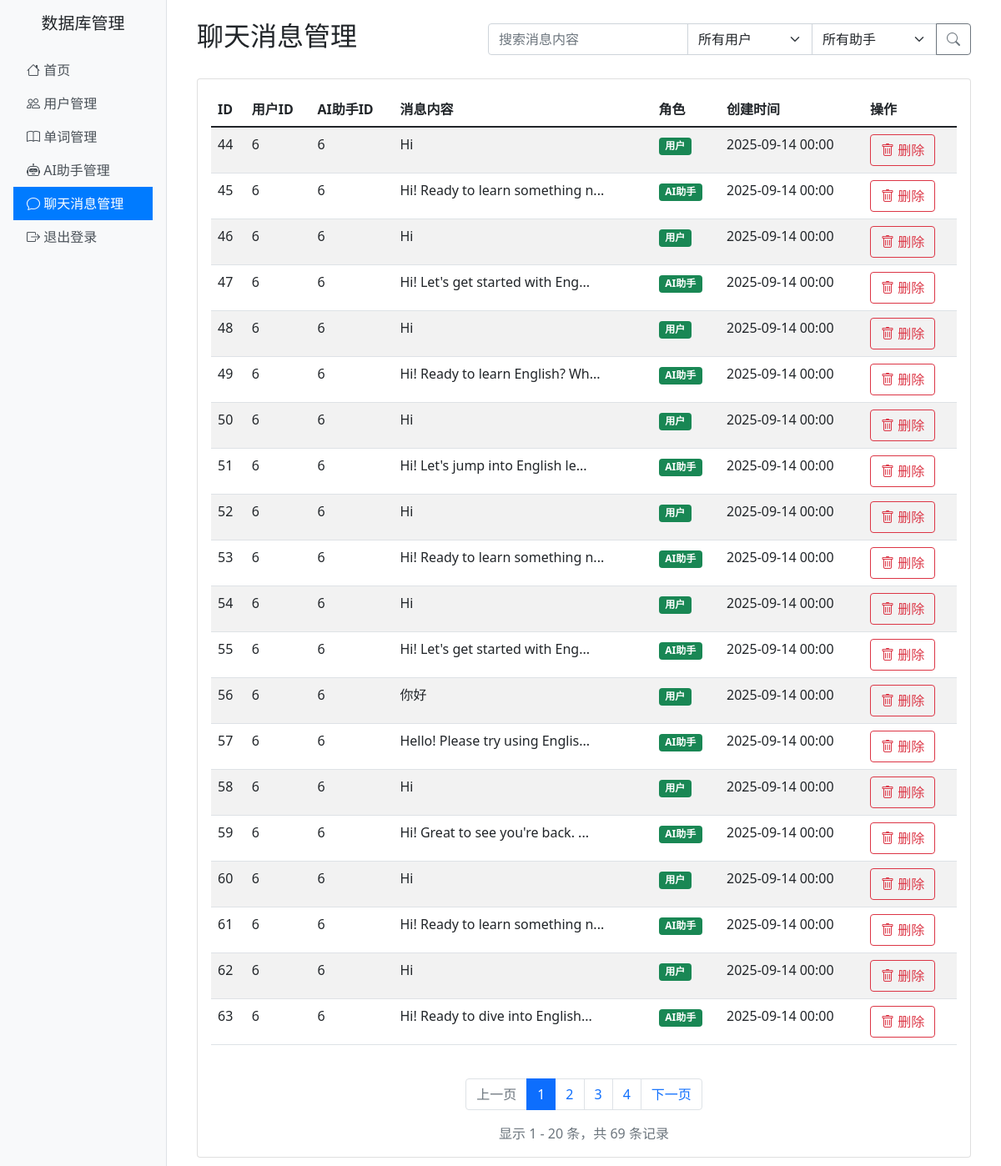
The app's page /admin/chat_messages (signed in) with its own data.
### sql_alchemy.py (models this page shows)
class ChatMessage(db.Model):
    __tablename__ = 'chat_messages'
    message_id = db.Column(db.Integer, primary_key=True)
    user_id = db.Column(db.Integer, db.ForeignKey('user.user_id'), nullable=False)
    agent_id = db.Column(db.Integer, db.ForeignKey('ai_agent.agent_id'), nullable=False)
    sender_type = db.Column(db.String(10), nullable=False)  # 'user' or 'agent'
    content = db.Column(db.Text, nullable=False)
    tokens = db.Column(db.Integer, default=0)
    created_at = db.Column(db.DateTime, default=datetime.now())

### views/admin/__init__.py (the view)
@admin_bp.route('/chat_messages')
@login_required
def list_chat_messages():
    page = request.args.get('page', 1, type=int)
    per_page = request.args.get('per_page', 20, type=int)
    search = request.args.get('search', '')
    user_id = request.args.get('user_id', type=int)
    agent_id = request.args.get('agent_id', type=int)
    query = ChatMessage.query
    if search:
        query = query.filter(ChatMessage.content.ilike(f'%{search}%'))
    if user_id:
        query = query.filter(ChatMessage.user_id == user_id)
    if agent_id:
        query = query.filter(ChatMessage.agent_id == agent_id)
    chat_messages = query.order_by(ChatMessage.created_at.desc()).paginate(
        page=page, per_page=per_page, error_out=False
    )
    users = User.query.with_entities(User.user_id, User.username).all()
    agents = AIAgent.query.with_entities(AIAgent.agent_id, AIAgent.name).all()
    return render_template('admin/chat_messages/list.html',
                         chat_messages=chat_messages,
                         search=search,
                         user_id=user_id,
                         agent_id=agent_id,
                         users=users,
                         agents=agents)

### views/admin/__init__.py (called while the page is built)
def login_required(f):
    from functools import wraps
    @wraps(f)
    def decorated_function(*args, **kwargs):
        if 'admin_logged_in' not in session:
            return redirect(url_for('admin.login'))
        return f(*args, **kwargs)
    return decorated_function

### views/admin/templates/admin/chat_messages/list.html (shortened to what this page needs)
{% extends "admin/base.html" %}
{% block content %}
<div class="d-flex justify-content-between align-items-center mb-4">
    <h2>聊天消息管理</h2>
    <form method="GET" class="d-inline">
        <div class="input-group">
            <input type="text" class="form-control" placeholder="搜索消息内容" name="search" value="{{ search }}">
            <select class="form-select" name="user_id" style="max-width: 150px;">
                <option value="">所有用户</option>
            </select>
            <select class="form-select" name="agent_id" style="max-width: 150px;">
                <option value="">所有助手</option>
            </select>
            <button class="btn btn-outline-secondary" type="submit">
                <i class="bi bi-search"></i>
            </button>
        </div>
    </form>
</div>
<div class="card">
    <div class="card-body">
        <div class="table-responsive">
            <table class="table table-striped">
                <thead>
                    <tr>
                        <th>ID</th>
                        <th>用户ID</th>
                        <th>AI助手ID</th>
                        <th>消息内容</th>
                        <th>角色</th>
                        <th>创建时间</th>
                        <th>操作</th>
                    </tr>
                </thead>
                <tbody>
                    {% for message in chat_messages %}
                    <tr>
                        <td>{{ message.message_id }}</td>
                        <td>{{ message.user_id }}</td>
                        <td>{{ message.agent_id }}</td>
                        <td>{{ message.content[:30] }}{% if message.content|length > 30 %}...{% endif %}</td>
                        <td>
                            <span class="badge bg-{{ 'info' if message.role == 'user' else 'success' }}">
                                {{ '用户' if message.sender_type == 'user' else 'AI助手' }}
                            </span>
                        </td>
                        <td>{{ message.created_at.strftime('%Y-%m-%d %H:%M') }}</td>
                        <td>
                            <div class="btn-group btn-group-sm">
                                <form method="POST" action="{{ url_for('admin.delete_chat_message', message_id=message.message_id) }}" onsubmit="return confirm('确定要删除这条聊天消息吗？');">
                                    <button type="submit" class="btn btn-outline-danger">
                                        <i class="bi bi-trash"></i> 删除
                                    </button>
                                </form>
                            </div>
                        </td>
                    </tr>
                    {% endfor %}
                </tbody>
            </table>
        </div>
        {% if chat_messages.pages > 1 %}
        <nav aria-label="Page navigation" class="mt-4">
            <ul class="pagination justify-content-center">
                {% if chat_messages.has_prev %}
                <li class="page-item">
                    <a class="page-link" href="{{ url_for('admin.list_chat_messages', page=chat_messages.prev_num, per_page=chat_messages.per_page) }}">上一页</a>
                </li>
                {% else %}
                <li class="page-item disabled">
                    <span class="page-link">上一页</span>
                </li>
                {% endif %}
                {% for page_num in chat_messages.iter_pages(left_edge=2, right_edge=2, left_current=2, right_current=2) %}
                    {% if page_num %}
                        {% if page_num == chat_messages.page %}
                        <li class="page-item active">
                            <span class="page-link">{{ page_num }}</span>
                        </li>
                        {% else %}
                        <li class="page-item">
                            <a class="page-link" href="{{ url_for('admin.list_chat_messages', page=page_num, per_page=chat_messages.per_page) }}">{{ page_num }}</a>
                        </li>
                        {% endif %}
                    {% else %}
                        <li class="page-item disabled">
                            <span class="page-link">...</span>
                        </li>
                    {% endif %}
                {% endfor %}
                {% if chat_messages.has_next %}
                <li class="page-item">
                    <a class="page-link" href="{{ url_for('admin.list_chat_messages', page=chat_messages.next_num, per_page=chat_messages.per_page) }}">下一页</a>
                </li>
                {% else %}
                <li class="page-item disabled">
                    <span class="page-link">下一页</span>
                </li>
                {% endif %}
            </ul>
        </nav>
        {% endif %}
        <div class="mt-3 text-center text-muted">
            显示 {{ chat_messages.first }} - {{ chat_messages.last }} 条，共 {{ chat_messages.total }} 条记录
        </div>
    </div>
</div>
{% endblock %}

### records on screen
ChatMessage: message_id "44", user_id "6", agent_id "6", content "Hi", sender_type "用户", created_at "2025-09-14 00:00"
ChatMessage: message_id "45", user_id "6", agent_id "6", content "Hi! Ready to learn something n", sender_type "AI助手", created_at "2025-09-14 00:00"
ChatMessage: message_id "46", user_id "6", agent_id "6", content "Hi", sender_type "用户", created_at "2025-09-14 00:00"
ChatMessage: message_id "47", user_id "6", agent_id "6", content "Hi! Let's get started with Eng", sender_type "AI助手", created_at "2025-09-14 00:00"
ChatMessage: message_id "48", user_id "6", agent_id "6", content "Hi", sender_type "用户", created_at "2025-09-14 00:00"
ChatMessage: message_id "49", user_id "6", agent_id "6", content "Hi! Ready to learn English? Wh", sender_type "AI助手", created_at "2025-09-14 00:00"
ChatMessage: message_id "50", user_id "6", agent_id "6", content "Hi", sender_type "用户", created_at "2025-09-14 00:00"
ChatMessage: message_id "51", user_id "6", agent_id "6", content "Hi! Let's jump into English le", sender_type "AI助手", created_at "2025-09-14 00:00"
ChatMessage: message_id "52", user_id "6", agent_id "6", content "Hi", sender_type "用户", created_at "2025-09-14 00:00"
ChatMessage: message_id "53", user_id "6", agent_id "6", content "Hi! Ready to learn something n", sender_type "AI助手", created_at "2025-09-14 00:00"
ChatMessage: message_id "54", user_id "6", agent_id "6", content "Hi", sender_type "用户", created_at "2025-09-14 00:00"
ChatMessage: message_id "55", user_id "6", agent_id "6", content "Hi! Let's get started with Eng", sender_type "AI助手", created_at "2025-09-14 00:00"
ChatMessage: message_id "56", user_id "6", agent_id "6", content "你好", sender_type "用户", created_at "2025-09-14 00:00"
ChatMessage: message_id "57", user_id "6", agent_id "6", content "Hello! Please try using Englis", sender_type "AI助手", created_at "2025-09-14 00:00"
ChatMessage: message_id "58", user_id "6", agent_id "6", content "Hi", sender_type "用户", created_at "2025-09-14 00:00"
ChatMessage: message_id "59", user_id "6", agent_id "6", content "Hi! Great to see you're back.", sender_type "AI助手", created_at "2025-09-14 00:00"
ChatMessage: message_id "60", user_id "6", agent_id "6", content "Hi", sender_type "用户", created_at "2025-09-14 00:00"
ChatMessage: message_id "61", user_id "6", agent_id "6", content "Hi! Ready to learn something n", sender_type "AI助手", created_at "2025-09-14 00:00"
ChatMessage: message_id "62", user_id "6", agent_id "6", content "Hi", sender_type "用户", created_at "2025-09-14 00:00"
ChatMessage: message_id "63", user_id "6", agent_id "6", content "Hi! Ready to dive into English", sender_type "AI助手", created_at "2025-09-14 00:00"

### other values on screen
{{ page_num }} "1"
{{ page_num }} "2" "3" "4"
{{ chat_messages.first }} "1"
{{ chat_messages.last }} "20"
{{ chat_messages.total }} "69"
